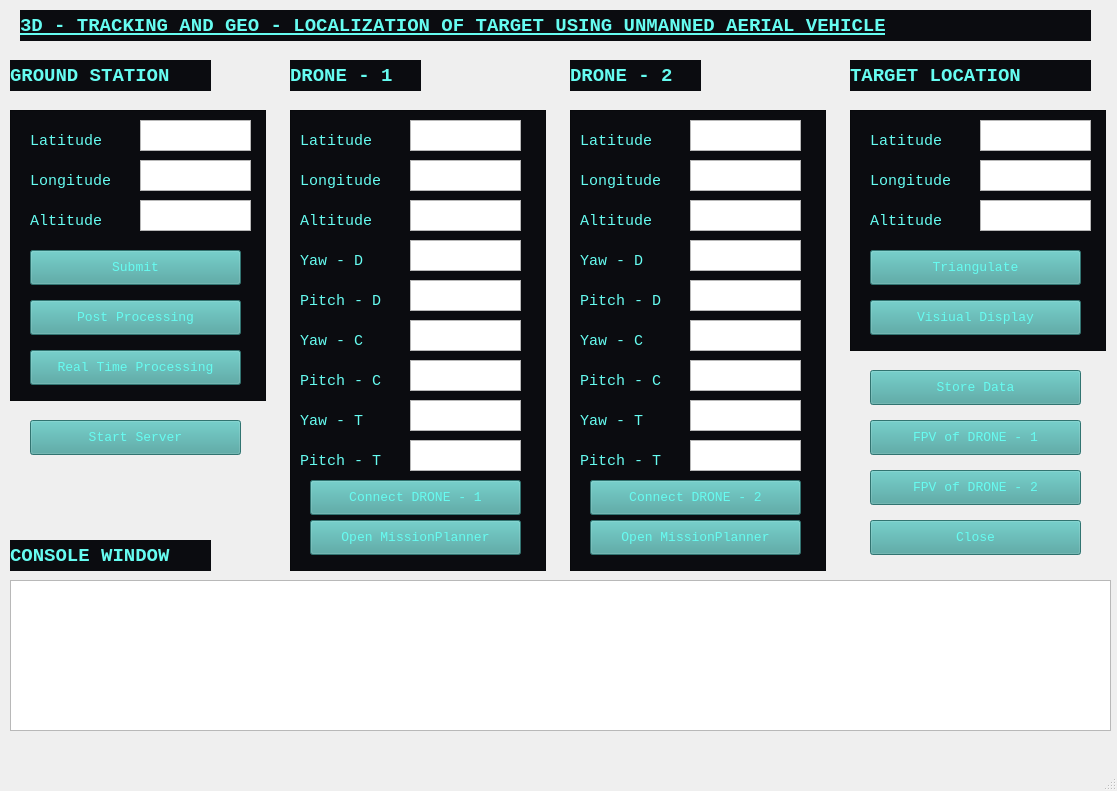
<?xml version="1.0" encoding="UTF-8"?>
<ui version="4.0">
 <class>GroundStation</class>
 <widget class="QMainWindow" name="GroundStation">
  <property name="geometry">
   <rect>
    <x>0</x>
    <y>0</y>
    <width>1117</width>
    <height>791</height>
   </rect>
  </property>
  <property name="maximumSize">
   <size>
    <width>1117</width>
    <height>791</height>
   </size>
  </property>
  <property name="windowTitle">
   <string>Ground Station</string>
  </property>
  <property name="styleSheet">
   <string notr="true">background-image: url(:/img/bgimg.png);</string>
  </property>
  <widget class="QWidget" name="centralwidget">
   <widget class="QLabel" name="label">
    <property name="geometry">
     <rect>
      <x>300</x>
      <y>130</y>
      <width>91</width>
      <height>21</height>
     </rect>
    </property>
    <property name="font">
     <font>
      <family>Courier New</family>
      <pointsize>11</pointsize>
     </font>
    </property>
    <property name="styleSheet">
     <string notr="true">color: rgb(102, 252, 241);
background-color: rgb(11, 12, 16);</string>
    </property>
    <property name="text">
     <string>Latitude</string>
    </property>
   </widget>
   <widget class="QLabel" name="label_2">
    <property name="geometry">
     <rect>
      <x>300</x>
      <y>170</y>
      <width>101</width>
      <height>21</height>
     </rect>
    </property>
    <property name="font">
     <font>
      <family>Courier New</family>
      <pointsize>11</pointsize>
     </font>
    </property>
    <property name="styleSheet">
     <string notr="true">color: rgb(102, 252, 241);
background-color: rgb(11, 12, 16);</string>
    </property>
    <property name="text">
     <string>Longitude</string>
    </property>
   </widget>
   <widget class="QLabel" name="label_3">
    <property name="geometry">
     <rect>
      <x>300</x>
      <y>210</y>
      <width>101</width>
      <height>21</height>
     </rect>
    </property>
    <property name="font">
     <font>
      <family>Courier New</family>
      <pointsize>11</pointsize>
     </font>
    </property>
    <property name="styleSheet">
     <string notr="true">color: rgb(102, 252, 241);
background-color: rgb(11, 12, 16);</string>
    </property>
    <property name="text">
     <string>Altitude</string>
    </property>
   </widget>
   <widget class="QLabel" name="label_4">
    <property name="geometry">
     <rect>
      <x>300</x>
      <y>250</y>
      <width>91</width>
      <height>21</height>
     </rect>
    </property>
    <property name="font">
     <font>
      <family>Courier New</family>
      <pointsize>11</pointsize>
     </font>
    </property>
    <property name="styleSheet">
     <string notr="true">color: rgb(102, 252, 241);
background-color: rgb(11, 12, 16);</string>
    </property>
    <property name="text">
     <string>Yaw - D</string>
    </property>
   </widget>
   <widget class="QLabel" name="label_5">
    <property name="geometry">
     <rect>
      <x>300</x>
      <y>290</y>
      <width>101</width>
      <height>21</height>
     </rect>
    </property>
    <property name="font">
     <font>
      <family>Courier New</family>
      <pointsize>11</pointsize>
     </font>
    </property>
    <property name="styleSheet">
     <string notr="true">color: rgb(102, 252, 241);
background-color: rgb(11, 12, 16);</string>
    </property>
    <property name="text">
     <string>Pitch - D</string>
    </property>
   </widget>
   <widget class="QLabel" name="label_6">
    <property name="geometry">
     <rect>
      <x>300</x>
      <y>330</y>
      <width>81</width>
      <height>21</height>
     </rect>
    </property>
    <property name="font">
     <font>
      <family>Courier New</family>
      <pointsize>11</pointsize>
     </font>
    </property>
    <property name="styleSheet">
     <string notr="true">color: rgb(102, 252, 241);
background-color: rgb(11, 12, 16);</string>
    </property>
    <property name="text">
     <string>Yaw - C</string>
    </property>
   </widget>
   <widget class="QLabel" name="label_7">
    <property name="geometry">
     <rect>
      <x>300</x>
      <y>370</y>
      <width>101</width>
      <height>21</height>
     </rect>
    </property>
    <property name="font">
     <font>
      <family>Courier New</family>
      <pointsize>11</pointsize>
     </font>
    </property>
    <property name="styleSheet">
     <string notr="true">color: rgb(102, 252, 241);
background-color: rgb(11, 12, 16);</string>
    </property>
    <property name="text">
     <string>Pitch - C</string>
    </property>
   </widget>
   <widget class="QLabel" name="label_8">
    <property name="geometry">
     <rect>
      <x>300</x>
      <y>410</y>
      <width>81</width>
      <height>21</height>
     </rect>
    </property>
    <property name="font">
     <font>
      <family>Courier New</family>
      <pointsize>11</pointsize>
     </font>
    </property>
    <property name="styleSheet">
     <string notr="true">color: rgb(102, 252, 241);
background-color: rgb(11, 12, 16);</string>
    </property>
    <property name="text">
     <string>Yaw - T</string>
    </property>
   </widget>
   <widget class="QLabel" name="label_9">
    <property name="geometry">
     <rect>
      <x>300</x>
      <y>450</y>
      <width>101</width>
      <height>21</height>
     </rect>
    </property>
    <property name="font">
     <font>
      <family>Courier New</family>
      <pointsize>11</pointsize>
     </font>
    </property>
    <property name="styleSheet">
     <string notr="true">color: rgb(102, 252, 241);
background-color: rgb(11, 12, 16);</string>
    </property>
    <property name="text">
     <string>Pitch - T</string>
    </property>
   </widget>
   <widget class="QPushButton" name="pushButton">
    <property name="geometry">
     <rect>
      <x>310</x>
      <y>480</y>
      <width>211</width>
      <height>35</height>
     </rect>
    </property>
    <property name="font">
     <font>
      <family>Courier New</family>
      <pointsize>10</pointsize>
     </font>
    </property>
    <property name="styleSheet">
     <string notr="true">color: rgb(102, 252, 241);
background-color: rgb(69, 162, 158);</string>
    </property>
    <property name="text">
     <string>Connect DRONE - 1</string>
    </property>
   </widget>
   <widget class="QLabel" name="label_10">
    <property name="geometry">
     <rect>
      <x>290</x>
      <y>60</y>
      <width>131</width>
      <height>31</height>
     </rect>
    </property>
    <property name="font">
     <font>
      <family>Courier New</family>
      <pointsize>14</pointsize>
      <weight>75</weight>
      <bold>true</bold>
     </font>
    </property>
    <property name="styleSheet">
     <string notr="true">background-color: rgb(11, 12, 16);
color: rgb(102, 252, 241);</string>
    </property>
    <property name="text">
     <string>DRONE - 1</string>
    </property>
   </widget>
   <widget class="QPushButton" name="pushButton_4">
    <property name="geometry">
     <rect>
      <x>310</x>
      <y>520</y>
      <width>211</width>
      <height>35</height>
     </rect>
    </property>
    <property name="font">
     <font>
      <family>Courier New</family>
      <pointsize>10</pointsize>
     </font>
    </property>
    <property name="styleSheet">
     <string notr="true">color: rgb(102, 252, 241);
background-color: rgb(69, 162, 158);</string>
    </property>
    <property name="text">
     <string>Open MissionPlanner</string>
    </property>
   </widget>
   <widget class="QLabel" name="label_21">
    <property name="geometry">
     <rect>
      <x>10</x>
      <y>540</y>
      <width>201</width>
      <height>31</height>
     </rect>
    </property>
    <property name="font">
     <font>
      <family>Courier New</family>
      <pointsize>14</pointsize>
      <weight>75</weight>
      <bold>true</bold>
     </font>
    </property>
    <property name="styleSheet">
     <string notr="true">background-color: rgb(11, 12, 16);
color: rgb(102, 252, 241);</string>
    </property>
    <property name="text">
     <string>CONSOLE WINDOW</string>
    </property>
   </widget>
   <widget class="QLabel" name="label_28">
    <property name="geometry">
     <rect>
      <x>850</x>
      <y>60</y>
      <width>241</width>
      <height>31</height>
     </rect>
    </property>
    <property name="font">
     <font>
      <family>Courier New</family>
      <pointsize>14</pointsize>
      <weight>75</weight>
      <bold>true</bold>
     </font>
    </property>
    <property name="styleSheet">
     <string notr="true">background-color: rgb(11, 12, 16);
color: rgb(102, 252, 241);</string>
    </property>
    <property name="text">
     <string>TARGET LOCATION</string>
    </property>
   </widget>
   <widget class="QPushButton" name="pushButton_7">
    <property name="geometry">
     <rect>
      <x>870</x>
      <y>420</y>
      <width>211</width>
      <height>35</height>
     </rect>
    </property>
    <property name="font">
     <font>
      <family>Courier New</family>
      <pointsize>10</pointsize>
     </font>
    </property>
    <property name="styleSheet">
     <string notr="true">color: rgb(102, 252, 241);
background-color: rgb(69, 162, 158);</string>
    </property>
    <property name="text">
     <string>FPV of DRONE - 1</string>
    </property>
   </widget>
   <widget class="QPushButton" name="pushButton_8">
    <property name="geometry">
     <rect>
      <x>870</x>
      <y>370</y>
      <width>211</width>
      <height>35</height>
     </rect>
    </property>
    <property name="font">
     <font>
      <family>Courier New</family>
      <pointsize>10</pointsize>
     </font>
    </property>
    <property name="styleSheet">
     <string notr="true">color: rgb(102, 252, 241);
background-color: rgb(69, 162, 158);</string>
    </property>
    <property name="text">
     <string>Store Data</string>
    </property>
   </widget>
   <widget class="QPushButton" name="pushButton_9">
    <property name="geometry">
     <rect>
      <x>870</x>
      <y>470</y>
      <width>211</width>
      <height>35</height>
     </rect>
    </property>
    <property name="font">
     <font>
      <family>Courier New</family>
      <pointsize>10</pointsize>
     </font>
    </property>
    <property name="styleSheet">
     <string notr="true">color: rgb(102, 252, 241);
background-color: rgb(69, 162, 158);</string>
    </property>
    <property name="text">
     <string>FPV of DRONE - 2</string>
    </property>
   </widget>
   <widget class="QPushButton" name="pushButton_10">
    <property name="geometry">
     <rect>
      <x>870</x>
      <y>520</y>
      <width>211</width>
      <height>35</height>
     </rect>
    </property>
    <property name="font">
     <font>
      <family>Courier New</family>
      <pointsize>10</pointsize>
     </font>
    </property>
    <property name="styleSheet">
     <string notr="true">color: rgb(102, 252, 241);
background-color: rgb(69, 162, 158);</string>
    </property>
    <property name="text">
     <string>Close</string>
    </property>
   </widget>
   <widget class="QLabel" name="label_29">
    <property name="geometry">
     <rect>
      <x>10</x>
      <y>60</y>
      <width>201</width>
      <height>31</height>
     </rect>
    </property>
    <property name="font">
     <font>
      <family>Courier New</family>
      <pointsize>14</pointsize>
      <weight>75</weight>
      <italic>false</italic>
      <bold>true</bold>
     </font>
    </property>
    <property name="styleSheet">
     <string notr="true">background-color: rgb(11, 12, 16);
color: rgb(102, 252, 241);
</string>
    </property>
    <property name="text">
     <string>GROUND STATION</string>
    </property>
   </widget>
   <widget class="QLabel" name="label_20">
    <property name="geometry">
     <rect>
      <x>570</x>
      <y>60</y>
      <width>131</width>
      <height>31</height>
     </rect>
    </property>
    <property name="font">
     <font>
      <family>Courier New</family>
      <pointsize>14</pointsize>
      <weight>75</weight>
      <bold>true</bold>
     </font>
    </property>
    <property name="styleSheet">
     <string notr="true">background-color: rgb(11, 12, 16);
color: rgb(102, 252, 241);</string>
    </property>
    <property name="text">
     <string>DRONE - 2</string>
    </property>
   </widget>
   <widget class="QPushButton" name="pushButton_18">
    <property name="geometry">
     <rect>
      <x>870</x>
      <y>250</y>
      <width>211</width>
      <height>35</height>
     </rect>
    </property>
    <property name="font">
     <font>
      <family>Courier New</family>
      <pointsize>10</pointsize>
     </font>
    </property>
    <property name="styleSheet">
     <string notr="true">color: rgb(102, 252, 241);
background-color: rgb(69, 162, 158);</string>
    </property>
    <property name="text">
     <string>Triangulate</string>
    </property>
   </widget>
   <widget class="QListView" name="listView_5">
    <property name="geometry">
     <rect>
      <x>850</x>
      <y>110</y>
      <width>256</width>
      <height>241</height>
     </rect>
    </property>
    <property name="styleSheet">
     <string notr="true">background-color: rgb(11, 12, 16);</string>
    </property>
   </widget>
   <widget class="QPushButton" name="pushButton_19">
    <property name="geometry">
     <rect>
      <x>870</x>
      <y>300</y>
      <width>211</width>
      <height>35</height>
     </rect>
    </property>
    <property name="font">
     <font>
      <family>Courier New</family>
      <pointsize>10</pointsize>
     </font>
    </property>
    <property name="styleSheet">
     <string notr="true">color: rgb(102, 252, 241);
background-color: rgb(69, 162, 158);</string>
    </property>
    <property name="text">
     <string>Visiual Display</string>
    </property>
   </widget>
   <widget class="QLabel" name="label_30">
    <property name="geometry">
     <rect>
      <x>20</x>
      <y>10</y>
      <width>1071</width>
      <height>31</height>
     </rect>
    </property>
    <property name="font">
     <font>
      <family>Courier New</family>
      <pointsize>14</pointsize>
      <weight>75</weight>
      <bold>true</bold>
      <underline>true</underline>
     </font>
    </property>
    <property name="styleSheet">
     <string notr="true">background-color: rgb(11, 12, 16);
color: rgb(102, 252, 241);</string>
    </property>
    <property name="text">
     <string>3D - TRACKING AND GEO - LOCALIZATION OF TARGET USING UNMANNED AERIAL VEHICLE</string>
    </property>
   </widget>
   <widget class="QTextEdit" name="message">
    <property name="geometry">
     <rect>
      <x>10</x>
      <y>580</y>
      <width>1101</width>
      <height>151</height>
     </rect>
    </property>
    <property name="font">
     <font>
      <family>Courier New</family>
      <pointsize>10</pointsize>
     </font>
    </property>
    <property name="styleSheet">
     <string notr="true">color: rgb(102, 252, 241);</string>
    </property>
   </widget>
   <widget class="QTextEdit" name="lat1">
    <property name="geometry">
     <rect>
      <x>410</x>
      <y>120</y>
      <width>111</width>
      <height>31</height>
     </rect>
    </property>
    <property name="font">
     <font>
      <family>Courier New</family>
      <pointsize>10</pointsize>
     </font>
    </property>
    <property name="styleSheet">
     <string notr="true">color: rgb(102, 252, 241);</string>
    </property>
   </widget>
   <widget class="QTextEdit" name="long1">
    <property name="geometry">
     <rect>
      <x>410</x>
      <y>160</y>
      <width>111</width>
      <height>31</height>
     </rect>
    </property>
    <property name="font">
     <font>
      <family>Courier New</family>
      <pointsize>10</pointsize>
     </font>
    </property>
    <property name="styleSheet">
     <string notr="true">color: rgb(102, 252, 241);</string>
    </property>
   </widget>
   <widget class="QTextEdit" name="yawd1">
    <property name="geometry">
     <rect>
      <x>410</x>
      <y>240</y>
      <width>111</width>
      <height>31</height>
     </rect>
    </property>
    <property name="font">
     <font>
      <family>Courier New</family>
      <pointsize>10</pointsize>
     </font>
    </property>
    <property name="styleSheet">
     <string notr="true">color: rgb(102, 252, 241);</string>
    </property>
   </widget>
   <widget class="QTextEdit" name="alt1">
    <property name="geometry">
     <rect>
      <x>410</x>
      <y>200</y>
      <width>111</width>
      <height>31</height>
     </rect>
    </property>
    <property name="font">
     <font>
      <family>Courier New</family>
      <pointsize>10</pointsize>
     </font>
    </property>
    <property name="styleSheet">
     <string notr="true">color: rgb(102, 252, 241);</string>
    </property>
   </widget>
   <widget class="QTextEdit" name="yawc1">
    <property name="geometry">
     <rect>
      <x>410</x>
      <y>320</y>
      <width>111</width>
      <height>31</height>
     </rect>
    </property>
    <property name="font">
     <font>
      <family>Courier New</family>
      <pointsize>10</pointsize>
     </font>
    </property>
    <property name="styleSheet">
     <string notr="true">color: rgb(102, 252, 241);</string>
    </property>
   </widget>
   <widget class="QTextEdit" name="pitchd1">
    <property name="geometry">
     <rect>
      <x>410</x>
      <y>280</y>
      <width>111</width>
      <height>31</height>
     </rect>
    </property>
    <property name="font">
     <font>
      <family>Courier New</family>
      <pointsize>10</pointsize>
     </font>
    </property>
    <property name="styleSheet">
     <string notr="true">color: rgb(102, 252, 241);</string>
    </property>
   </widget>
   <widget class="QTextEdit" name="pitcht1">
    <property name="geometry">
     <rect>
      <x>410</x>
      <y>440</y>
      <width>111</width>
      <height>31</height>
     </rect>
    </property>
    <property name="font">
     <font>
      <family>Courier New</family>
      <pointsize>10</pointsize>
     </font>
    </property>
    <property name="styleSheet">
     <string notr="true">color: rgb(102, 252, 241);</string>
    </property>
   </widget>
   <widget class="QTextEdit" name="pitchc1">
    <property name="geometry">
     <rect>
      <x>410</x>
      <y>360</y>
      <width>111</width>
      <height>31</height>
     </rect>
    </property>
    <property name="font">
     <font>
      <family>Courier New</family>
      <pointsize>10</pointsize>
     </font>
    </property>
    <property name="styleSheet">
     <string notr="true">color: rgb(102, 252, 241);</string>
    </property>
   </widget>
   <widget class="QTextEdit" name="yawt1">
    <property name="geometry">
     <rect>
      <x>410</x>
      <y>400</y>
      <width>111</width>
      <height>31</height>
     </rect>
    </property>
    <property name="font">
     <font>
      <family>Courier New</family>
      <pointsize>10</pointsize>
     </font>
    </property>
    <property name="styleSheet">
     <string notr="true">color: rgb(102, 252, 241);</string>
    </property>
   </widget>
   <widget class="QListView" name="listView_3">
    <property name="geometry">
     <rect>
      <x>290</x>
      <y>110</y>
      <width>256</width>
      <height>461</height>
     </rect>
    </property>
    <property name="styleSheet">
     <string notr="true">background-color: rgb(11, 12, 16);</string>
    </property>
   </widget>
   <widget class="QPushButton" name="pushButton_5">
    <property name="geometry">
     <rect>
      <x>590</x>
      <y>520</y>
      <width>211</width>
      <height>35</height>
     </rect>
    </property>
    <property name="font">
     <font>
      <family>Courier New</family>
      <pointsize>10</pointsize>
     </font>
    </property>
    <property name="styleSheet">
     <string notr="true">color: rgb(102, 252, 241);
background-color: rgb(69, 162, 158);</string>
    </property>
    <property name="text">
     <string>Open MissionPlanner</string>
    </property>
   </widget>
   <widget class="QTextEdit" name="alt2">
    <property name="geometry">
     <rect>
      <x>690</x>
      <y>200</y>
      <width>111</width>
      <height>31</height>
     </rect>
    </property>
    <property name="font">
     <font>
      <family>Courier New</family>
      <pointsize>10</pointsize>
     </font>
    </property>
    <property name="styleSheet">
     <string notr="true">color: rgb(102, 252, 241);</string>
    </property>
   </widget>
   <widget class="QLabel" name="label_11">
    <property name="geometry">
     <rect>
      <x>580</x>
      <y>450</y>
      <width>101</width>
      <height>21</height>
     </rect>
    </property>
    <property name="font">
     <font>
      <family>Courier New</family>
      <pointsize>11</pointsize>
     </font>
    </property>
    <property name="styleSheet">
     <string notr="true">color: rgb(102, 252, 241);
background-color: rgb(11, 12, 16);</string>
    </property>
    <property name="text">
     <string>Pitch - T</string>
    </property>
   </widget>
   <widget class="QTextEdit" name="long2">
    <property name="geometry">
     <rect>
      <x>690</x>
      <y>160</y>
      <width>111</width>
      <height>31</height>
     </rect>
    </property>
    <property name="font">
     <font>
      <family>Courier New</family>
      <pointsize>10</pointsize>
     </font>
    </property>
    <property name="styleSheet">
     <string notr="true">color: rgb(102, 252, 241);</string>
    </property>
   </widget>
   <widget class="QLabel" name="label_12">
    <property name="geometry">
     <rect>
      <x>580</x>
      <y>250</y>
      <width>91</width>
      <height>21</height>
     </rect>
    </property>
    <property name="font">
     <font>
      <family>Courier New</family>
      <pointsize>11</pointsize>
     </font>
    </property>
    <property name="styleSheet">
     <string notr="true">color: rgb(102, 252, 241);
background-color: rgb(11, 12, 16);</string>
    </property>
    <property name="text">
     <string>Yaw - D</string>
    </property>
   </widget>
   <widget class="QTextEdit" name="pitchd2">
    <property name="geometry">
     <rect>
      <x>690</x>
      <y>280</y>
      <width>111</width>
      <height>31</height>
     </rect>
    </property>
    <property name="font">
     <font>
      <family>Courier New</family>
      <pointsize>10</pointsize>
     </font>
    </property>
    <property name="styleSheet">
     <string notr="true">color: rgb(102, 252, 241);</string>
    </property>
   </widget>
   <widget class="QTextEdit" name="pitchc2">
    <property name="geometry">
     <rect>
      <x>690</x>
      <y>360</y>
      <width>111</width>
      <height>31</height>
     </rect>
    </property>
    <property name="font">
     <font>
      <family>Courier New</family>
      <pointsize>10</pointsize>
     </font>
    </property>
    <property name="styleSheet">
     <string notr="true">color: rgb(102, 252, 241);</string>
    </property>
   </widget>
   <widget class="QLabel" name="label_13">
    <property name="geometry">
     <rect>
      <x>580</x>
      <y>170</y>
      <width>101</width>
      <height>21</height>
     </rect>
    </property>
    <property name="font">
     <font>
      <family>Courier New</family>
      <pointsize>11</pointsize>
     </font>
    </property>
    <property name="styleSheet">
     <string notr="true">color: rgb(102, 252, 241);
background-color: rgb(11, 12, 16);</string>
    </property>
    <property name="text">
     <string>Longitude</string>
    </property>
   </widget>
   <widget class="QLabel" name="label_14">
    <property name="geometry">
     <rect>
      <x>580</x>
      <y>330</y>
      <width>81</width>
      <height>21</height>
     </rect>
    </property>
    <property name="font">
     <font>
      <family>Courier New</family>
      <pointsize>11</pointsize>
     </font>
    </property>
    <property name="styleSheet">
     <string notr="true">color: rgb(102, 252, 241);
background-color: rgb(11, 12, 16);</string>
    </property>
    <property name="text">
     <string>Yaw - C</string>
    </property>
   </widget>
   <widget class="QLabel" name="label_15">
    <property name="geometry">
     <rect>
      <x>580</x>
      <y>130</y>
      <width>91</width>
      <height>21</height>
     </rect>
    </property>
    <property name="font">
     <font>
      <family>Courier New</family>
      <pointsize>11</pointsize>
     </font>
    </property>
    <property name="styleSheet">
     <string notr="true">color: rgb(102, 252, 241);
background-color: rgb(11, 12, 16);</string>
    </property>
    <property name="text">
     <string>Latitude</string>
    </property>
   </widget>
   <widget class="QTextEdit" name="yawd2">
    <property name="geometry">
     <rect>
      <x>690</x>
      <y>240</y>
      <width>111</width>
      <height>31</height>
     </rect>
    </property>
    <property name="font">
     <font>
      <family>Courier New</family>
      <pointsize>10</pointsize>
     </font>
    </property>
    <property name="styleSheet">
     <string notr="true">color: rgb(102, 252, 241);</string>
    </property>
   </widget>
   <widget class="QListView" name="listView_6">
    <property name="geometry">
     <rect>
      <x>570</x>
      <y>110</y>
      <width>256</width>
      <height>461</height>
     </rect>
    </property>
    <property name="styleSheet">
     <string notr="true">background-color: rgb(11, 12, 16);</string>
    </property>
   </widget>
   <widget class="QPushButton" name="pushButton_2">
    <property name="geometry">
     <rect>
      <x>590</x>
      <y>480</y>
      <width>211</width>
      <height>35</height>
     </rect>
    </property>
    <property name="font">
     <font>
      <family>Courier New</family>
      <pointsize>10</pointsize>
     </font>
    </property>
    <property name="styleSheet">
     <string notr="true">color: rgb(102, 252, 241);
background-color: rgb(69, 162, 158);</string>
    </property>
    <property name="text">
     <string>Connect DRONE - 2</string>
    </property>
   </widget>
   <widget class="QLabel" name="label_16">
    <property name="geometry">
     <rect>
      <x>580</x>
      <y>290</y>
      <width>101</width>
      <height>21</height>
     </rect>
    </property>
    <property name="font">
     <font>
      <family>Courier New</family>
      <pointsize>11</pointsize>
     </font>
    </property>
    <property name="styleSheet">
     <string notr="true">color: rgb(102, 252, 241);
background-color: rgb(11, 12, 16);</string>
    </property>
    <property name="text">
     <string>Pitch - D</string>
    </property>
   </widget>
   <widget class="QLabel" name="label_17">
    <property name="geometry">
     <rect>
      <x>580</x>
      <y>410</y>
      <width>81</width>
      <height>21</height>
     </rect>
    </property>
    <property name="font">
     <font>
      <family>Courier New</family>
      <pointsize>11</pointsize>
     </font>
    </property>
    <property name="styleSheet">
     <string notr="true">color: rgb(102, 252, 241);
background-color: rgb(11, 12, 16);</string>
    </property>
    <property name="text">
     <string>Yaw - T</string>
    </property>
   </widget>
   <widget class="QLabel" name="label_18">
    <property name="geometry">
     <rect>
      <x>580</x>
      <y>370</y>
      <width>101</width>
      <height>21</height>
     </rect>
    </property>
    <property name="font">
     <font>
      <family>Courier New</family>
      <pointsize>11</pointsize>
     </font>
    </property>
    <property name="styleSheet">
     <string notr="true">color: rgb(102, 252, 241);
background-color: rgb(11, 12, 16);</string>
    </property>
    <property name="text">
     <string>Pitch - C</string>
    </property>
   </widget>
   <widget class="QTextEdit" name="lat2">
    <property name="geometry">
     <rect>
      <x>690</x>
      <y>120</y>
      <width>111</width>
      <height>31</height>
     </rect>
    </property>
    <property name="font">
     <font>
      <family>Courier New</family>
      <pointsize>10</pointsize>
     </font>
    </property>
    <property name="styleSheet">
     <string notr="true">color: rgb(102, 252, 241);</string>
    </property>
   </widget>
   <widget class="QTextEdit" name="yawt2">
    <property name="geometry">
     <rect>
      <x>690</x>
      <y>400</y>
      <width>111</width>
      <height>31</height>
     </rect>
    </property>
    <property name="font">
     <font>
      <family>Courier New</family>
      <pointsize>10</pointsize>
     </font>
    </property>
    <property name="styleSheet">
     <string notr="true">color: rgb(102, 252, 241);</string>
    </property>
   </widget>
   <widget class="QTextEdit" name="yawc2">
    <property name="geometry">
     <rect>
      <x>690</x>
      <y>320</y>
      <width>111</width>
      <height>31</height>
     </rect>
    </property>
    <property name="font">
     <font>
      <family>Courier New</family>
      <pointsize>10</pointsize>
     </font>
    </property>
    <property name="styleSheet">
     <string notr="true">color: rgb(102, 252, 241);</string>
    </property>
   </widget>
   <widget class="QTextEdit" name="pitcht2">
    <property name="geometry">
     <rect>
      <x>690</x>
      <y>440</y>
      <width>111</width>
      <height>31</height>
     </rect>
    </property>
    <property name="font">
     <font>
      <family>Courier New</family>
      <pointsize>10</pointsize>
     </font>
    </property>
    <property name="styleSheet">
     <string notr="true">color: rgb(102, 252, 241);</string>
    </property>
   </widget>
   <widget class="QLabel" name="label_19">
    <property name="geometry">
     <rect>
      <x>580</x>
      <y>210</y>
      <width>101</width>
      <height>21</height>
     </rect>
    </property>
    <property name="font">
     <font>
      <family>Courier New</family>
      <pointsize>11</pointsize>
     </font>
    </property>
    <property name="styleSheet">
     <string notr="true">color: rgb(102, 252, 241);
background-color: rgb(11, 12, 16);</string>
    </property>
    <property name="text">
     <string>Altitude</string>
    </property>
   </widget>
   <widget class="QLabel" name="label_22">
    <property name="geometry">
     <rect>
      <x>870</x>
      <y>170</y>
      <width>101</width>
      <height>21</height>
     </rect>
    </property>
    <property name="font">
     <font>
      <family>Courier New</family>
      <pointsize>11</pointsize>
     </font>
    </property>
    <property name="styleSheet">
     <string notr="true">color: rgb(102, 252, 241);
background-color: rgb(11, 12, 16);</string>
    </property>
    <property name="text">
     <string>Longitude</string>
    </property>
   </widget>
   <widget class="QLabel" name="label_24">
    <property name="geometry">
     <rect>
      <x>870</x>
      <y>130</y>
      <width>91</width>
      <height>21</height>
     </rect>
    </property>
    <property name="font">
     <font>
      <family>Courier New</family>
      <pointsize>11</pointsize>
     </font>
    </property>
    <property name="styleSheet">
     <string notr="true">color: rgb(102, 252, 241);
background-color: rgb(11, 12, 16);</string>
    </property>
    <property name="text">
     <string>Latitude</string>
    </property>
   </widget>
   <widget class="QLabel" name="label_25">
    <property name="geometry">
     <rect>
      <x>870</x>
      <y>210</y>
      <width>101</width>
      <height>21</height>
     </rect>
    </property>
    <property name="font">
     <font>
      <family>Courier New</family>
      <pointsize>11</pointsize>
     </font>
    </property>
    <property name="styleSheet">
     <string notr="true">color: rgb(102, 252, 241);
background-color: rgb(11, 12, 16);</string>
    </property>
    <property name="text">
     <string>Altitude</string>
    </property>
   </widget>
   <widget class="QTextEdit" name="tlong">
    <property name="geometry">
     <rect>
      <x>980</x>
      <y>160</y>
      <width>111</width>
      <height>31</height>
     </rect>
    </property>
    <property name="font">
     <font>
      <family>Courier New</family>
      <pointsize>10</pointsize>
     </font>
    </property>
    <property name="styleSheet">
     <string notr="true">color: rgb(102, 252, 241);</string>
    </property>
   </widget>
   <widget class="QTextEdit" name="talt">
    <property name="geometry">
     <rect>
      <x>980</x>
      <y>200</y>
      <width>111</width>
      <height>31</height>
     </rect>
    </property>
    <property name="font">
     <font>
      <family>Courier New</family>
      <pointsize>10</pointsize>
     </font>
    </property>
    <property name="styleSheet">
     <string notr="true">color: rgb(102, 252, 241);</string>
    </property>
   </widget>
   <widget class="QTextEdit" name="tlat">
    <property name="geometry">
     <rect>
      <x>980</x>
      <y>120</y>
      <width>111</width>
      <height>31</height>
     </rect>
    </property>
    <property name="font">
     <font>
      <family>Courier New</family>
      <pointsize>10</pointsize>
     </font>
    </property>
    <property name="styleSheet">
     <string notr="true">color: rgb(102, 252, 241);</string>
    </property>
   </widget>
   <widget class="QListView" name="listView_7">
    <property name="geometry">
     <rect>
      <x>10</x>
      <y>110</y>
      <width>256</width>
      <height>291</height>
     </rect>
    </property>
    <property name="styleSheet">
     <string notr="true">background-color: rgb(11, 12, 16);</string>
    </property>
   </widget>
   <widget class="QLabel" name="label_26">
    <property name="geometry">
     <rect>
      <x>30</x>
      <y>130</y>
      <width>91</width>
      <height>21</height>
     </rect>
    </property>
    <property name="font">
     <font>
      <family>Courier New</family>
      <pointsize>11</pointsize>
     </font>
    </property>
    <property name="styleSheet">
     <string notr="true">color: rgb(102, 252, 241);
background-color: rgb(11, 12, 16);</string>
    </property>
    <property name="text">
     <string>Latitude</string>
    </property>
   </widget>
   <widget class="QLabel" name="label_27">
    <property name="geometry">
     <rect>
      <x>30</x>
      <y>210</y>
      <width>101</width>
      <height>21</height>
     </rect>
    </property>
    <property name="font">
     <font>
      <family>Courier New</family>
      <pointsize>11</pointsize>
     </font>
    </property>
    <property name="styleSheet">
     <string notr="true">color: rgb(102, 252, 241);
background-color: rgb(11, 12, 16);</string>
    </property>
    <property name="text">
     <string>Altitude</string>
    </property>
   </widget>
   <widget class="QPushButton" name="pushButton_20">
    <property name="geometry">
     <rect>
      <x>30</x>
      <y>250</y>
      <width>211</width>
      <height>35</height>
     </rect>
    </property>
    <property name="font">
     <font>
      <family>Courier New</family>
      <pointsize>10</pointsize>
     </font>
    </property>
    <property name="styleSheet">
     <string notr="true">color: rgb(102, 252, 241);
background-color: rgb(69, 162, 158);</string>
    </property>
    <property name="text">
     <string>Submit</string>
    </property>
   </widget>
   <widget class="QPushButton" name="pushButton_21">
    <property name="geometry">
     <rect>
      <x>30</x>
      <y>300</y>
      <width>211</width>
      <height>35</height>
     </rect>
    </property>
    <property name="font">
     <font>
      <family>Courier New</family>
      <pointsize>10</pointsize>
     </font>
    </property>
    <property name="styleSheet">
     <string notr="true">color: rgb(102, 252, 241);
background-color: rgb(69, 162, 158);</string>
    </property>
    <property name="text">
     <string>Post Processing</string>
    </property>
   </widget>
   <widget class="QLabel" name="label_23">
    <property name="geometry">
     <rect>
      <x>30</x>
      <y>170</y>
      <width>101</width>
      <height>21</height>
     </rect>
    </property>
    <property name="font">
     <font>
      <family>Courier New</family>
      <pointsize>11</pointsize>
     </font>
    </property>
    <property name="styleSheet">
     <string notr="true">color: rgb(102, 252, 241);
background-color: rgb(11, 12, 16);</string>
    </property>
    <property name="text">
     <string>Longitude</string>
    </property>
   </widget>
   <widget class="QPlainTextEdit" name="glat">
    <property name="geometry">
     <rect>
      <x>140</x>
      <y>120</y>
      <width>111</width>
      <height>31</height>
     </rect>
    </property>
    <property name="font">
     <font>
      <family>Courier New</family>
      <pointsize>10</pointsize>
     </font>
    </property>
    <property name="styleSheet">
     <string notr="true">color: rgb(102, 252, 241);</string>
    </property>
   </widget>
   <widget class="QPlainTextEdit" name="glong">
    <property name="geometry">
     <rect>
      <x>140</x>
      <y>160</y>
      <width>111</width>
      <height>31</height>
     </rect>
    </property>
    <property name="font">
     <font>
      <family>Courier New</family>
      <pointsize>10</pointsize>
     </font>
    </property>
    <property name="styleSheet">
     <string notr="true">color: rgb(102, 252, 241);</string>
    </property>
   </widget>
   <widget class="QPlainTextEdit" name="galt">
    <property name="geometry">
     <rect>
      <x>140</x>
      <y>200</y>
      <width>111</width>
      <height>31</height>
     </rect>
    </property>
    <property name="font">
     <font>
      <family>Courier New</family>
      <pointsize>10</pointsize>
     </font>
    </property>
    <property name="styleSheet">
     <string notr="true">color: rgb(102, 252, 241);</string>
    </property>
   </widget>
   <widget class="QPushButton" name="pushButton_22">
    <property name="geometry">
     <rect>
      <x>30</x>
      <y>350</y>
      <width>211</width>
      <height>35</height>
     </rect>
    </property>
    <property name="font">
     <font>
      <family>Courier New</family>
      <pointsize>10</pointsize>
     </font>
    </property>
    <property name="styleSheet">
     <string notr="true">color: rgb(102, 252, 241);
background-color: rgb(69, 162, 158);</string>
    </property>
    <property name="text">
     <string>Real Time Processing</string>
    </property>
   </widget>
   <widget class="QPushButton" name="pushButton_23">
    <property name="geometry">
     <rect>
      <x>30</x>
      <y>420</y>
      <width>211</width>
      <height>35</height>
     </rect>
    </property>
    <property name="font">
     <font>
      <family>Courier New</family>
      <pointsize>10</pointsize>
     </font>
    </property>
    <property name="styleSheet">
     <string notr="true">color: rgb(102, 252, 241);
background-color: rgb(69, 162, 158);</string>
    </property>
    <property name="text">
     <string>Start Server</string>
    </property>
   </widget>
   <zorder>listView_6</zorder>
   <zorder>listView_3</zorder>
   <zorder>listView_5</zorder>
   <zorder>pushButton</zorder>
   <zorder>label</zorder>
   <zorder>label_2</zorder>
   <zorder>label_3</zorder>
   <zorder>label_4</zorder>
   <zorder>label_5</zorder>
   <zorder>label_6</zorder>
   <zorder>label_7</zorder>
   <zorder>label_8</zorder>
   <zorder>label_9</zorder>
   <zorder>label_10</zorder>
   <zorder>pushButton_4</zorder>
   <zorder>label_21</zorder>
   <zorder>label_28</zorder>
   <zorder>pushButton_7</zorder>
   <zorder>pushButton_8</zorder>
   <zorder>pushButton_9</zorder>
   <zorder>pushButton_10</zorder>
   <zorder>label_29</zorder>
   <zorder>label_20</zorder>
   <zorder>pushButton_18</zorder>
   <zorder>pushButton_19</zorder>
   <zorder>label_30</zorder>
   <zorder>message</zorder>
   <zorder>lat1</zorder>
   <zorder>long1</zorder>
   <zorder>yawd1</zorder>
   <zorder>alt1</zorder>
   <zorder>yawc1</zorder>
   <zorder>pitchd1</zorder>
   <zorder>pitcht1</zorder>
   <zorder>pitchc1</zorder>
   <zorder>yawt1</zorder>
   <zorder>pushButton_5</zorder>
   <zorder>alt2</zorder>
   <zorder>label_11</zorder>
   <zorder>long2</zorder>
   <zorder>label_12</zorder>
   <zorder>pitchd2</zorder>
   <zorder>pitchc2</zorder>
   <zorder>label_13</zorder>
   <zorder>label_14</zorder>
   <zorder>label_15</zorder>
   <zorder>yawd2</zorder>
   <zorder>pushButton_2</zorder>
   <zorder>label_16</zorder>
   <zorder>label_17</zorder>
   <zorder>label_18</zorder>
   <zorder>lat2</zorder>
   <zorder>yawt2</zorder>
   <zorder>yawc2</zorder>
   <zorder>pitcht2</zorder>
   <zorder>label_19</zorder>
   <zorder>label_22</zorder>
   <zorder>label_24</zorder>
   <zorder>label_25</zorder>
   <zorder>tlong</zorder>
   <zorder>talt</zorder>
   <zorder>tlat</zorder>
   <zorder>listView_7</zorder>
   <zorder>label_26</zorder>
   <zorder>label_27</zorder>
   <zorder>pushButton_20</zorder>
   <zorder>pushButton_21</zorder>
   <zorder>label_23</zorder>
   <zorder>glat</zorder>
   <zorder>glong</zorder>
   <zorder>galt</zorder>
   <zorder>pushButton_22</zorder>
   <zorder>pushButton_23</zorder>
  </widget>
  <widget class="QMenuBar" name="menubar">
   <property name="geometry">
    <rect>
     <x>0</x>
     <y>0</y>
     <width>1117</width>
     <height>26</height>
    </rect>
   </property>
  </widget>
  <widget class="QStatusBar" name="statusbar"/>
  <action name="actionSave">
   <property name="text">
    <string>Save</string>
   </property>
  </action>
  <action name="actionClose">
   <property name="text">
    <string>Close</string>
   </property>
  </action>
 </widget>
 <resources>
  <include location="bgimgw.qrc"/>
  <include location="bgimgw.qrc"/>
 </resources>
 <connections/>
</ui>
